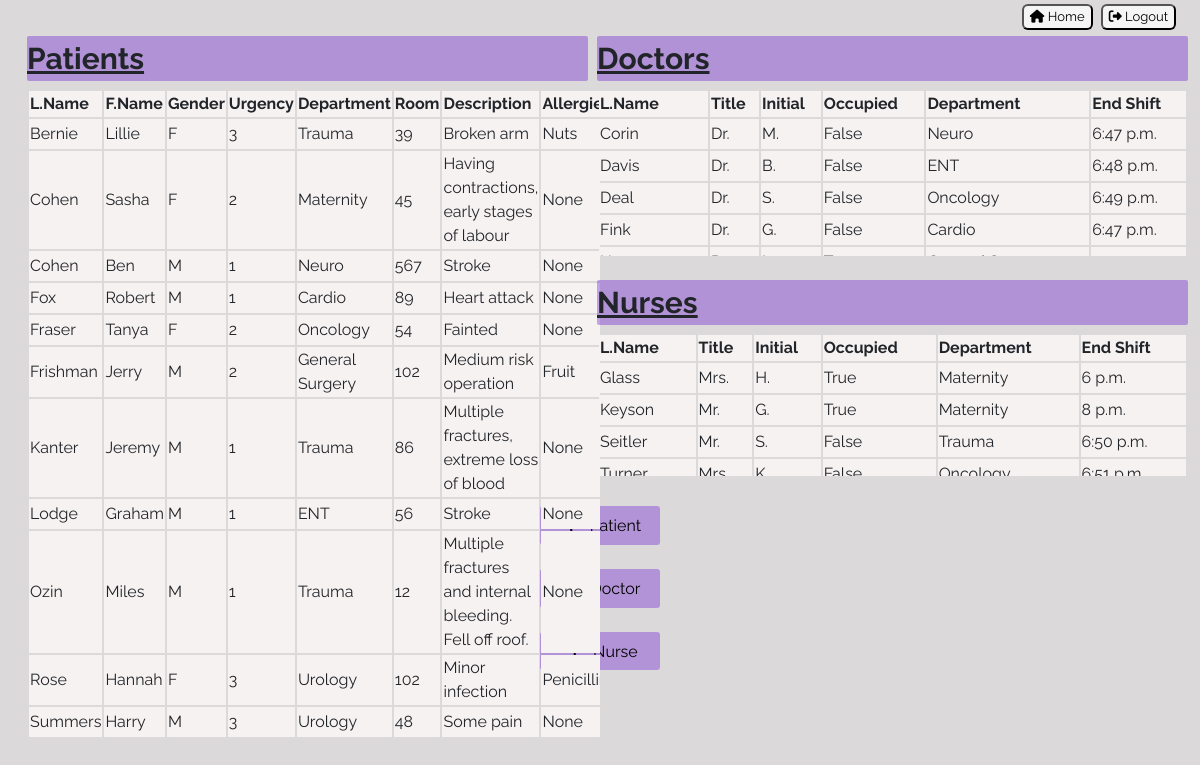
Page /restricted/ (signed in) on the earlier database version.
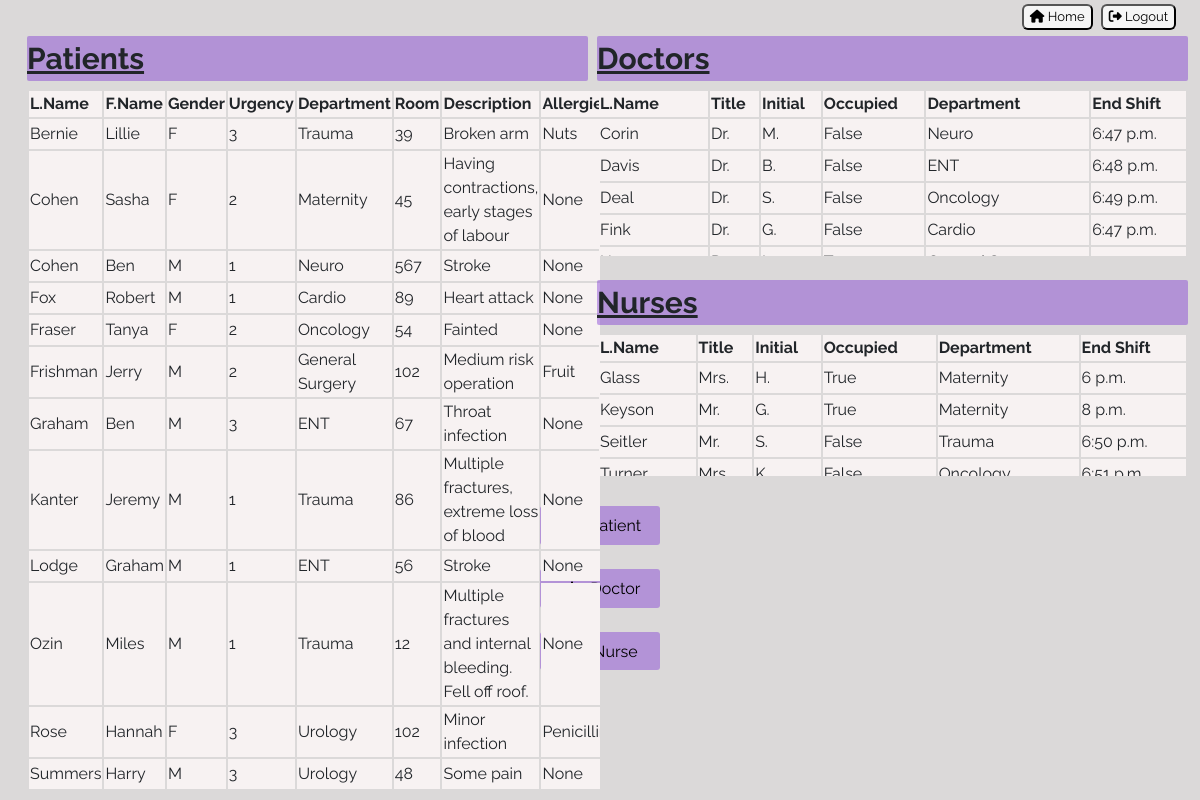
Same page on the later database version.
### dashboard/models.py (models this page shows, shortened)
class Patient(models.Model):
    GENDER = (
        ('M', 'M'),
        ('F', 'F'),
    )
    PRIORITY = (
        ('1', 'Critical'),
        ('2', 'Serious'),
        ('3', 'Minor'),
    )
    first_name = models.CharField(max_length=30)
    last_name = models.CharField(max_length=30)
    gender = models.CharField(max_length=1, choices=GENDER)
    priority = models.CharField(max_length=1, choices=PRIORITY)
    department = models.ForeignKey(Department, on_delete=models.CASCADE)
    room_number = models.IntegerField(blank=True, null=True)
    injury_description = models.CharField(max_length=400)
    allergies = models.CharField(max_length=150)

class Department(models.Model):
    NAME = (
        ('Neuro', 'Neuro'),
        ('Cardio', 'Cardio'),
        ('Trauma', 'Trauma'),
        ('ENT', 'ENT'),
        ('General Surgery', 'General Surgery'),
        ('Maternity', 'Maternity'),
        ('Oncology', 'Oncology'),
        ('Urology', 'Urology'),
    )
    department_name = models.CharField(max_length=15, choices=NAME, primary_key=True)
    def __str__(self):
        return self.department_name

class Doctor(models.Model):
    TITLE = (
        ('Dr.', 'Dr.'),
    )
    title = models.CharField(max_length=6, choices=TITLE)
    first_initial = models.CharField(max_length=4)
    last_name = models.CharField(max_length=30)
    occupied = models.BooleanField(default=False)
    department = models.ForeignKey(Department, on_delete=models.CASCADE)
    time_finish_shift = models.TimeField('Time finished shift')

class Nurse(models.Model):
    TITLE = (
        ('Dr.', 'Dr.'),
        ('Mr.', 'Mr.'),
        ('Mrs.', 'Mrs.'),
        ('Miss', 'Miss'),
    )
    title = models.CharField(max_length=6, choices=TITLE)
    first_initial = models.CharField(max_length=4)
    last_name = models.CharField(max_length=30)
    occupied = models.BooleanField(default=False)
    department = models.ForeignKey(Department, on_delete=models.CASCADE)
    time_finish_shift = models.TimeField('Time finished shift')

### dashboard/views.py (the view)
# urls.py: url(r'^restricted/$', views.restricted, name="restricted"),
@login_required
def restricted(request):
    patients = Patient.objects.order_by('last_name')
    doctors = Doctor.objects.order_by('last_name')
    nurses = Nurse.objects.order_by('last_name')
    if request.method == "POST":
        patient_form = PatientForm(request.POST)
        doctor_form = DoctorForm(request.POST)
        nurse_form = NurseForm(request.POST)
        if patient_form:
            if patient_form.is_valid():
                patient = patient_form.save(commit=False)
                patient.save()
                return redirect('/restricted')
        if doctor_form:
            if doctor_form.is_valid():
                doctor = doctor_form.save(commit=False)
                doctor.save()
                return redirect('/restricted')
        if nurse_form:
            if nurse_form.is_valid():
                nurse = nurse_form.save(commit=False)
                nurse.save()
                return redirect('/restricted')
    else:
        patient_form = PatientForm()
        doctor_form = DoctorForm()
        nurse_form = NurseForm()
    context = {"patients": patients,
               "doctors": doctors,
               "nurses": nurses,
               "patient_form": patient_form,
               "doctor_form": doctor_form,
               "nurse_form": nurse_form,
               }
    return render(request, "restricted.html", context)

### dashboard/templates/restricted.html (shortened to what this page needs)
<!DOCTYPE html>
<html>
<head>
	<link rel="stylesheet" href="https://maxcdn.bootstrapcdn.com/bootstrap/4.0.0-beta/css/bootstrap.min.css">
	{% load staticfiles %}
	<link rel='stylesheet' type="text/css" href="{% static 'restricted.css' %}">
</head>
<body>
	<div class="container-fluid">
		<div class="buttons row">
			<div class="home_icon_div">
				<a href="/"><button id="home_dashboard"><i class="fa fa-home" aria-hidden="true"></i> Home</button></a>
				<a href="/logout/"><button id="logout"><i class="fa fa-sign-out" aria-hidden="true"></i> Logout</button></a>
			</div>
		</div>
		<div class="info row">
			<div class="patients col-md-6">
				<label class="label" for="patient_table">Patients</label>
				<table class="patient_table">
					<tr class="table_row">
						<th>L.Name</th>
						<th>F.Name</th>
						<th>Gender</th>
						<th>Urgency</th>
						<th>Department</th>
						<th>Room</th>
						<th>Description</th>
						<th>Allergies</th>
					</tr>
					{% if patients.exists %}
					{% for p in patients %}
					<tr class="table_row">
						<td class="last_name p">{{ p.last_name }}</td>
						<td class="first_name p">{{ p.first_name }}</td>
						<td class="gender p">{{ p.gender }}</td>
						<td class="priority p">{{ p.priority }}</td>
						<td class="department p">{{ p.department }}</td>
						<td class="room_number p">{{ p.room_number }}</td>
						<td class="injury_description p">{{ p.injury_description }}</td>
						<td class="allergies p">{{ p.allergies }}</td>
					</tr>
					{% endfor %}
					{% else %}
						<div class="no_patients">
							<p>No patients...</p>
						</div>
					{% endif %}
				</table>
			</div>
			<div class="doctors_nurses col-md-6">
				<div class="doctor row">
					<label class="label" for="doctor_table">Doctors</label>
					<table class="doctor_table">
						<tr class="table_row">
							<th>L.Name</th>
							<th>Title</th>
							<th>Initial</th>
							<th>Occupied</th>
							<th>Department</th>
							<th>End Shift</th>
						</tr>
						{% if doctors.exists %}
						{% for d in doctors %}
						<tr class="table_row">
							<td class="last_name d">{{ d.last_name }}</td>
							<td class="title d">{{ d.title }}</td>
							<td class="initial d">{{ d.first_initial }}</td>
							<td class="occupied d">{{ d.occupied }}</td>
							<td class="department d">{{ d.department }}</td>
							<td class="end_shift d">{{ d.time_finish_shift }}</td>
						</tr>
						{% endfor %}
						{% else %}
							<div class="no_doctors">
								<p>No doctors...</p>
							</div>
						{% endif %}
					</table>
				</div>
				<div class="nurse row">
					<label class="label" for="nurse_table">Nurses</label>
					<table class="nurse_table">
						<tr class="table_row">
							<th>L.Name</th>
							<th>Title</th>
							<th>Initial</th>
							<th>Occupied</th>
							<th>Department</th>
							<th>End Shift</th>
						</tr>
						{% if nurses.exists %}
						{% for n in nurses %}
						<tr class="table_row">
							<td class="last_name n">{{ n.last_name }}</td>
							<td class="title n">{{ n.title }}</td>
							<td class="initial n">{{ n.first_initial }}</td>
							<td class="occupied n">{{ n.occupied }}</td>
							<td class="department n">{{ n.department }}</td>
							<td class="end_shift n">{{ n.time_finish_shift }}</td>
						</tr>
						{% endfor %}
						{% else %}
							<div class="no_nurses">
								<p>No nurses...</p>
							</div>
						{% endif %}
					</table>
				</div>
			</div>
		</div>
		<div class="form row">
			<div class="add_forms_div patient">
				<div class="plus_box">
					Patient
				</div>
			</div>
			<div class="add_forms_div doctor">
				<div class="plus_box">
					Doctor
				</div>
			</div>
			<div class="add_forms_div nurse">
				<div class="plus_box">
					Nurse
				</div>
			</div>
		</div>
	</div>
</body>
</html>

Differences in the rows shown:
added Patient: last_name "Graham", first_name "Ben", gender "M", priority "3", department "ENT", room_number "67", injury_description "Throat infection", allergies "None"
